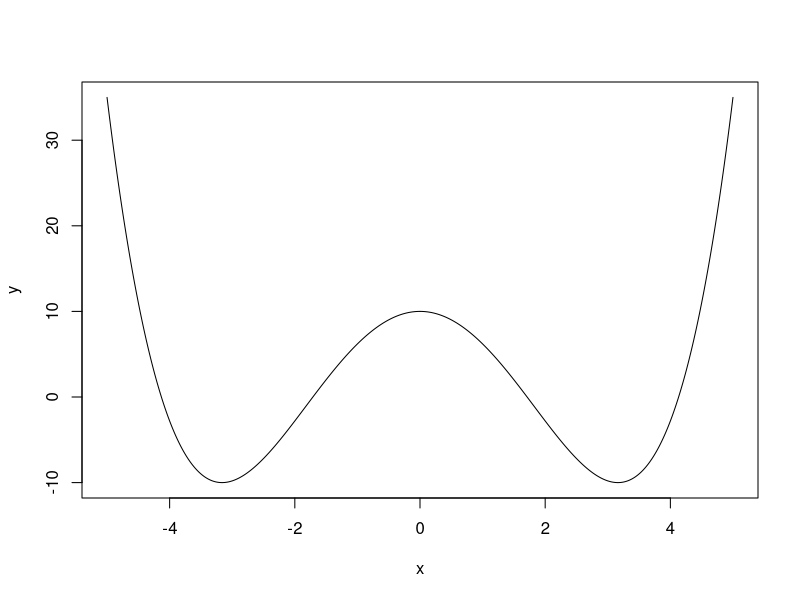

This figure's R source: (Note: this script raises an error after producing the figure.)

# bistable landscape

x = seq(-5, 5, 0.01)
y = 1/5 * x^4 - 4*x^2 + 10

plot(x, y, type = "l")

# Bifurcation plot
model<-function(t,state,parms)
{ with(as.list(c(state,parms)), 
       { 
         dS <- S*(1 - S)*(b + a*S + W*(1 + d*(S^4)))   
         return(list(dS)) 
       })
} 

beta <- seq(-3, 3, by = 0.01)
states <- seq(0, 1, by = 0.01)

conver <- list()
for (i in 1:length(beta)){
  perms <- c(a = 1, b = beta[i], W = 1, d = 0.5) # pisanamedvectorofparameters 
  times <-seq(0, 100,by= 0.01)
  convergence <- list()
  for(j in 1:length(state)){
  state <- c(S = states[j]) # sisthestate
  out <- ode(y= state, times = times, func= model, parms = perms)
  convergence[[j]] <- unique(round(tail(out[,2], 100),1))
  }
  conver[[i]] <- convergence[j]
}

data.frame(beta, convergence) |>
  ggplot(aes(x = beta, y = convergence)) +
  geom_point()

unique(round(tail(out[,2], 100),1))
class(out)






################################################
layout(1)
## fake networks for Fig1
fakeA <- matrix(c(0,0,0,0,0,
                  0,0,0,0.1,0,
                  0,0,0,0,0,
                  0,0.3,0,0,0,
                  0.3,0,0,0,0), 5, 5, byrow = T)

fakeA[lower.tri(fakeA)] = t(fakeA)[lower.tri(fakeA)]
rownames(fakeA) <- colnames(fakeA) <- nl

fakeB <-matrix(c(0,1,1,1,0,
                 1,0,1,0.1,1,
                 1,0,0,0,1,
                 1,1,1,0,1,
                 0,1,0,1,0), 5, 5, byrow = T)
rownames(fakeB) <- colnames(fakeB) <- nl
fakeB[lower.tri(fakeB)] = t(fakeB)[lower.tri(fakeB)]

nl <- c("S1", "S2", "S3", "S4", "S5")
qgraph(fakeA, theme = 'colorblind', maximum = 0.3)
qgraph(fakeB, theme = 'colorblind')

png(file="healthynetwork.png", units="in", width=5, height=5, res=300, bg = 'transparent')
qgraph(fakeA, theme = 'colorblind', maximum = 0.3)
dev.off()


png(file="sicknetwork.png", units="in", width=5, height=5, res=300, bg = 'transparent')
qgraph(fakeB, theme = 'colorblind')
dev.off()

################################################

## Directed network example
Names <- c("anhedonia", "sadness", "sleep", "energy", "appetite", "guilty", "concentration", "motor", "suicidal")

grp <- list(`cycle` = 2:6, `no cycle` = c(1,7:9))


manual_layout <- matrix(c( -1.00000000,-0.3697451,
                           -0.25362943,-0.4206165,
                           -0.86442347, 0.4941126,
                           -0.08080896, 0.3245454,
                           0.49177041, 0.9000000,
                           0.43942364,-0.1656119,
                           0.99799343, 0.2837986,
                           1.00000000,-0.7135021,
                           0.41570786,-1.0000000), 9, 2, byrow=T)


pdf(file = "toymodel2.pdf", width=16, height=12, bg = 'transparent')

ho <- qgraph(A, theme = 'colorblind', legend = TRUE, groups = grp, color = c("#F5651C", "#58B5BC"), nodeNames = Names, border.color = "white",border.width = 2, edge.color = "darkgray", edge.width = 0.8, curve = 0.3, curveAll = T, label.color = "white", legend.cex = 1.2, asize= 4, layout = manual_layout)

dev.off()


################################################
# empirical networks
# lee et al.(2023) partial correlations
net1 <- matrix(c(0, 0, 0, 0, 0, 0, 0, 0, 0,
                 0.32, 0, 0, 0, 0, 0, 0, 0, 0,
                 0.24, 0.07, 0, 0, 0, 0, 0, 0, 0,
                 0.17, 0.13, 0.24, 0, 0, 0, 0, 0, 0,
                 0.09, 0.04, 0.13, 0.24, 0, 0, 0, 0, 0,
                 0.08, 0.16, 0.00, 0.00, 0.14, 0, 0, 0, 0,
                 0.00, 0.04, 0.13, 0.06, 0.10, 0.17, 0, 0, 0,
                 0.06, 0.00, 0.10, 0.03, 0.01, 0.23, 0.19, 0, 0,	
                 0.00, 0.29, 0.01, 0.00, 0.00, 0.33, 0.12, 0.18, 0), 9, 9, byrow = T)

net1[upper.tri(net1)] = t(net1)[upper.tri(net1)]

# peruvian Ramos-Vera (2021) regularized partial correlations (GGM)
net2 <- matrix(c(0.000, 0.318, 0.095, 0.170, 0.101, 0.082,	0.088, 0.000,	0.000,
                 0.318, 0.000, 0.209, 0.193, 0.081, 0.042,	0.081, 0.071,	0.082,
                 0.095, 0.209, 0.000, 0.152, 0.152, 0.059,	0.100, 0.067,	0.000,
                 0.170, 0.193, 0.152, 0.000, 0.122, 0.142,	0.104, 0.038,	0.046,
                 0.101, 0.081, 0.152, 0.122, 0.000, 0.141,	0.062, 0.051,	0.033,
                 0.082, 0.042, 0.059, 0.142, 0.141, 0.000,	0.261, 0.000,	0.141,
                 0.088, 0.081, 0.100, 0.104, 0.062, 0.261,	0.000, 0.084,	0.112,
                 0.000, 0.071, 0.067, 0.038, 0.051, 0.000,	0.084, 0.000,	0.396,
                 0.000,	0.082, 0.000,	0.046, 0.033, 0.141,  0.112, 0.396,	0.000), 9, 9, byrow = T)

# adolescents Jing et al.(2023) # regularized partial correlations
net3 <- matrix(c(0    , 0.353, 0.056, 0.295, 0.045, 0 ,0.141, 0.067, 0.014,
                 0.353, 0, 0.155, 0.120, 0.067, 0.180, 0, 0.080, 0.077,
                 0.056, 0.155, 0, 0.281, 0.114, 0.036, 0, 0.014, 0.087,
                 0.295, 0.120, 0.281, 0, 0.156 ,0.036, 0.188, 0.070, -0.066,
                 0.045, 0.067, 0.114, 0.156, 0, 0.168, 0.071, 0.094, 0.110,
                 0    , 0.180, 0.036, 0.036, 0.168, 0, 0.166, 0.209, 0.175,
                 0.141, 0 ,0 ,0.188, 0.071, 0.166, 0 ,0.250, 0.001,
                 0.067, 0.080, 0.014, 0.070, 0.094, 0.209, 0.250, 0 ,0.323,
                 0.014, 0.077, 0.087, -0.066, 0.110, 0.175, 0.001, 0.323, 0), 9, 9, byrow =T)

# Wuhan Zhang et al.(2023) # Ising model weighted adjacency matrix
net4 <- matrix(c(0.00,	1.72,	0.16,	1.99,	0.68,	0.13,	0.78,	0.16,	0.00,
                 1.72,	0.00,	0.40,	1.03,	0.55,	1.36,	0.42,	0.75,	0.86,
                 0.16,	0.40,	0.00,	1.58,	1.02,	0.22,	0.46,	0.31,	0.00,
                 1.99,	1.03,	1.58,	0.00,	0.87,	0.94,	0.16,	0.87,	0.00,
                 0.68,	0.55,	1.02,	0.87,	0.00,	0.58,	0.64,	0.34,	0.58,
                 0.13,	1.36,	0.22,	0.94,	0.58,	0.00,	0.96,	0.89,	1.51,
                 0.78,	0.42,	0.46,	0.16,	0.64,	0.96,	0.00,	1.91,	0.00,
                 0.16,	0.75,	0.31,	0.87,	0.34,	0.89,	1.91,	0.00,	1.44,
                 0.00,	0.86,	0.00,	0.00,	0.58,	1.51,	0.00,	1.44,	0.00), 9, 9, byrow =T)

# Hongkong Cheung et al.(2021) Ising model weighted adjacency matrix
net5 <- matrix(c(0.00,	2.14,	0.32,	1.27,	0.64,	0.50,	0.66,	0.31,	0.30,
                 2.14,	0.00,	0.50,	0.78,	0.52,	1.35,	0.29,	0.59,	1.13,
                 0.32,	0.50,	0.00,	1.35,	1.28,	0.44,	0.44,	0.41,	0.43,
                 1.27,	0.78,	1.35,	0.00,	1.52,	0.74,	0.51,	0.46,	0.00,
                 0.64,	0.52,	1.28,	1.52,	0.00,	0.73,	0.61,	0.80,	0.28,
                 0.50,	1.35,	0.44,	0.74,	0.73,	0.00,	1.30,	1.19,	1.70,
                 0.66,	0.29,	0.44,	0.51,	0.61,	1.30,	0.00,	1.64,	0.67,
                 0.31,	0.59,	0.41,	0.46,	0.80,	1.19,	1.64,	0.00,	1.03,
                 0.30,	1.13,	0.43,	0.00,	0.28,	1.70,	0.67,	1.03,	0.00), 9, 9, byrow=T)




# get the average weight matrices
ggmlist <- list(net1, net2, net3)
isinglist <- list(net4, net5)

averageGGM <- Reduce("+", ggmlist) / length(ggmlist)
averageGGM <- ifelse(averageGGM < 0.1, 0, averageGGM)
averageIsing <- Reduce("+", isinglist) / length(isinglist)

round(averageGGM, 2)
round(averageIsing, 2)

colnames(averageGGM) <- rownames(averageGGM) <- Names
colnames(averageIsing) <- rownames(averageIsing) <- Names

## Directed network example
Names <- c("anhedonia", "sadness", "sleep", "energy", "appetite", "guilt", "concentration", "motor", "suicidal")
layout(1)
qgraph(averageGGM, theme = 'colorblind',legend = TRUE,  nodeNames = Names, layout="spring")

qgraph(averageIsing, layout="spring")


## centrality
cent <- centrality_auto(A)
stn <- (cent$node.centrality$InStrength + cent$node.centrality$OutStrength)/2 

centralityA <- tibble(InStrength = cent$node.centrality$InStrength, OutStrength = cent$node.centrality$OutStrength, Strength = stn) |> 
  mutate(node = factor(rownames(cent$node.centrality), levels= c(rownames(cent$node.centrality)))
  )


centralityA %<>%  pivot_longer(!node, names_to = "centrality", values_to = "value")

cent_A <- centralityA |>
  ggplot(aes(x=value, y = node, group=1, color = centrality)) + 
  geom_point() + 
  geom_path() + 
  theme_bw() +
  labs(x = "", y = "") +
  theme(text=element_text(size=20))+
  facet_wrap(~centrality) 

ggsave("centrality_A.pdf", plot = cent_A, width = 25, height =20, units = "cm", dpi = 300)


centralityA$dummyA <- "In/Out Strength"
centralityA$dummyB <- "Average Strength"

plotA <- centralityA |> filter(centrality == "InStrength" | centrality == "OutStrength") |>
  ggplot(aes(x=value, y = node, group=centrality, color = centrality)) + 
  geom_point() + 
  geom_path() + 
  theme_bw() +
  labs(x = "", y = "", color = "") +
  scale_color_brewer(palette = "Set2") + 
  theme(text=element_text(size=20),
        legend.position = "none") +
  facet_grid(. ~ dummyA)

plotB <- centralityA |> filter(centrality == "Strength") |>
  ggplot(aes(x=value, y = node, group=1)) + 
  geom_point(color = "deepskyblue4") + 
  geom_path(color = "deepskyblue4") + 
  theme_bw() +
  labs(x = "", y = "", color = "") +
  theme(text=element_text(size=20),
        axis.text.y = element_blank(),
        axis.ticks.y = element_blank()) +
  facet_grid(. ~ dummyB)

plotcomb <- ggpubr::ggarrange(plotA, plotB, widths = c(1.15,1), common.legend = TRUE, legend = 'bottom')

ggsave("centrality_comb.pdf", plot = plotcomb, width = 25, height =20, units = "cm", dpi = 300)


